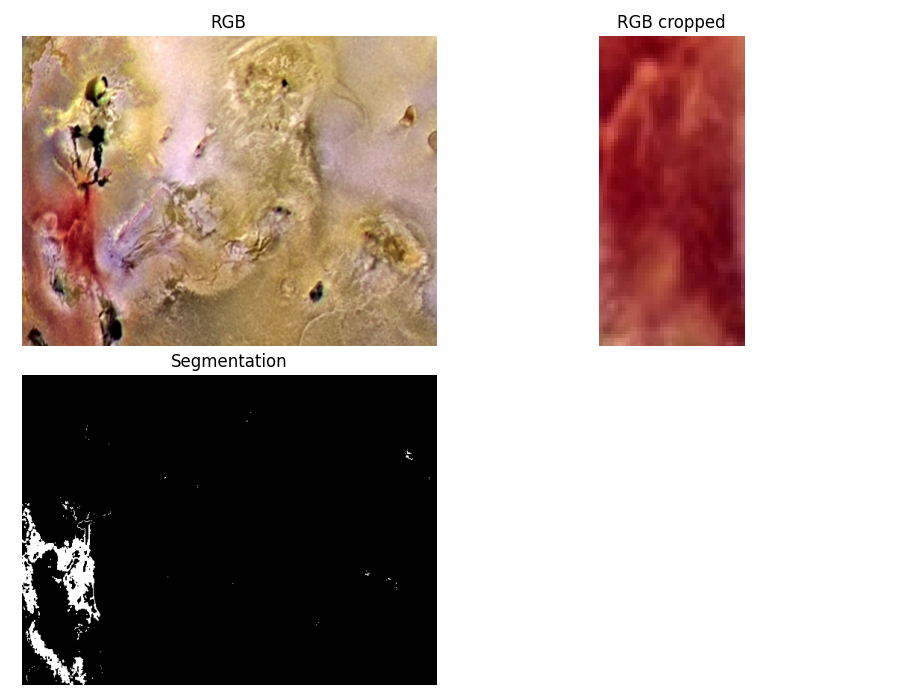

Python code for this plot:
import numpy as np
import matplotlib.pyplot as plt
from skimage.io import imread
from skimage.util import img_as_float
from libDIPUM.data_path import dip_data

# %% Data
RGB = img_as_float(imread(dip_data('jupiter-moon-closeup.tif')))
R = RGB[:, :, 0]
G = RGB[:, :, 1]
B = RGB[:, :, 2]

# %% Crop (MATLAB rect = [x, y, width, height], inclusive span)
x, y, w, h = 60, 240, 37, 80
RGBCrop = RGB[y:y + h + 1, x:x + w + 1, :]
RCrop = RGBCrop[:, :, 0]
GCrop = RGBCrop[:, :, 1]
BCrop = RGBCrop[:, :, 2]

# %% Segmentation
mean_r = np.mean(RCrop)
std_r = np.std(RCrop, ddof=1)
mean_g = np.mean(GCrop)
std_g = np.std(GCrop, ddof=1)
mean_b = np.mean(BCrop)
std_b = np.std(BCrop, ddof=1)

k = 1.25
X = (
    (R > mean_r - k * std_r) & (R < mean_r + k * std_r) &
    (G > mean_g - k * std_g) & (G < mean_g + k * std_g) &
    (B > mean_b - k * std_b) & (B < mean_b + k * std_b)
)

# %% Display
plt.figure(figsize=(9, 7))

plt.subplot(2, 2, 1)
plt.imshow(RGB)
plt.axis('off')
plt.title('RGB')

plt.subplot(2, 2, 2)
plt.imshow(RGBCrop)
plt.axis('off')
plt.title('RGB cropped')

plt.subplot(2, 2, 3)
plt.imshow(X, cmap='gray', vmin=0, vmax=1)
plt.axis('off')
plt.title('Segmentation')

plt.tight_layout()
plt.savefig('Figure742.png')
plt.show()
